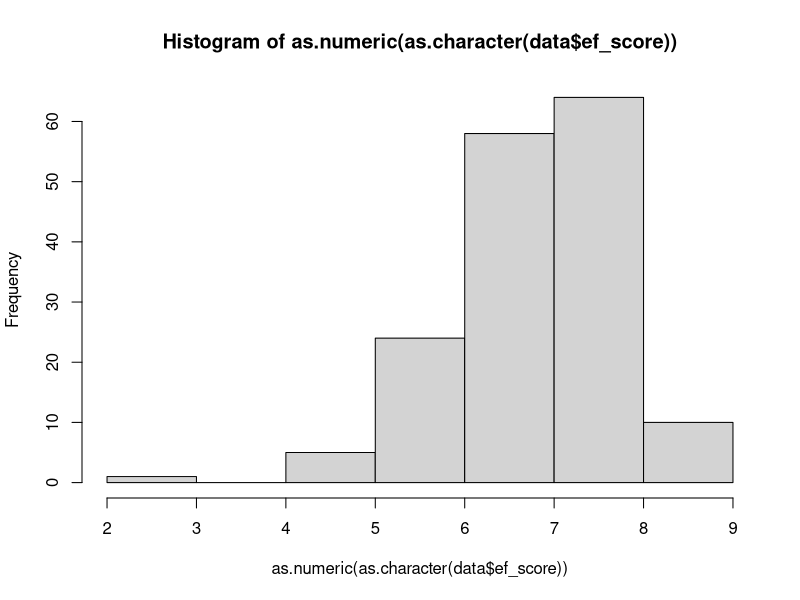
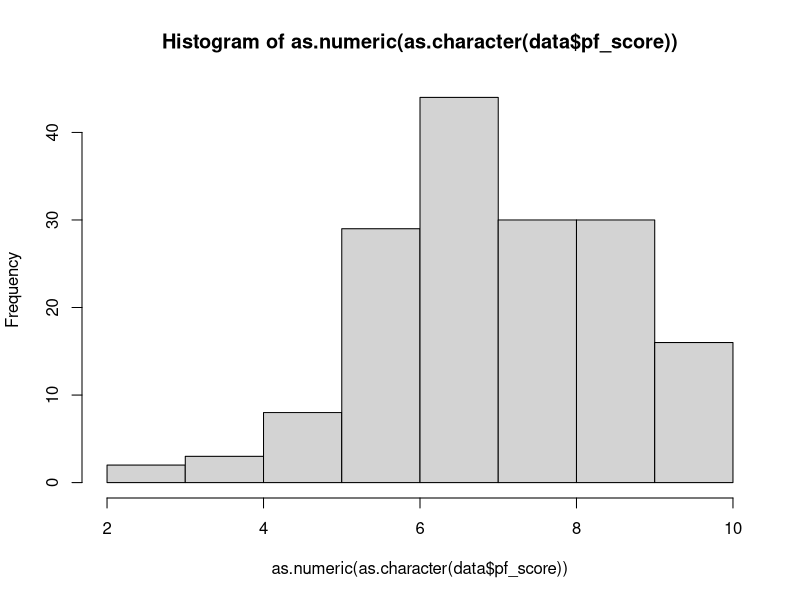

The R source for these figures, in order:
## ---- chunk 1
knitr::opts_chunk$set(echo = TRUE)
## ---- chunk 2
#read in dataset
data<-read.csv("hfi_cc_2019.csv")
data<-data[data$year=="2017",]
#predictor: political freedom
#outcome: economic freedom
#make sure both columns have no missing data
#sum(as.character(data$pf_score)=="-")==0
#sum(as.character(data$ef_score)=="-")==0

#distribution of outcome aka EF
hist(as.numeric(as.character(data$ef_score)))
## ---- chunk 3
hist(as.numeric(as.character(data$pf_score)))
## ---- chunk 4
#make the columns into numerics
pf_rol<-as.numeric(as.character(data$pf_rol))
pf_ss<-as.numeric(as.character(data$pf_ss))
pf_movement<-as.numeric(as.character(data$pf_movement))
pf_expression<-as.numeric(as.character(data$pf_expression))
pf_identity<-as.numeric(as.character(data$pf_identity))
ef_score<-as.numeric(as.character(data$ef_score))
#predictor: pf_rol, outcome: ef_score
rol<-glm(ef_score~pf_rol)
rol$coefficients
#predictor: pf_ss, outcome: ef_score
ss<-glm(ef_score~pf_ss)
ss$coefficients
#predictor: pf_movement, outcome: ef_score
movement<-glm(ef_score~pf_movement)
movement$coefficients
#predictor: pf_expression, outcome: ef_score
expression<-glm(ef_score~pf_expression)
expression$coefficients
#predictor: pf_identity, outcome: ef_score
identity<-glm(ef_score~pf_identity)
identity$coefficients
## ---- chunk 5
reg<-glm(ef_score~pf_rol+pf_ss+pf_movement+
           pf_expression+pf_identity)
## ---- chunk 6
reg$coefficients
